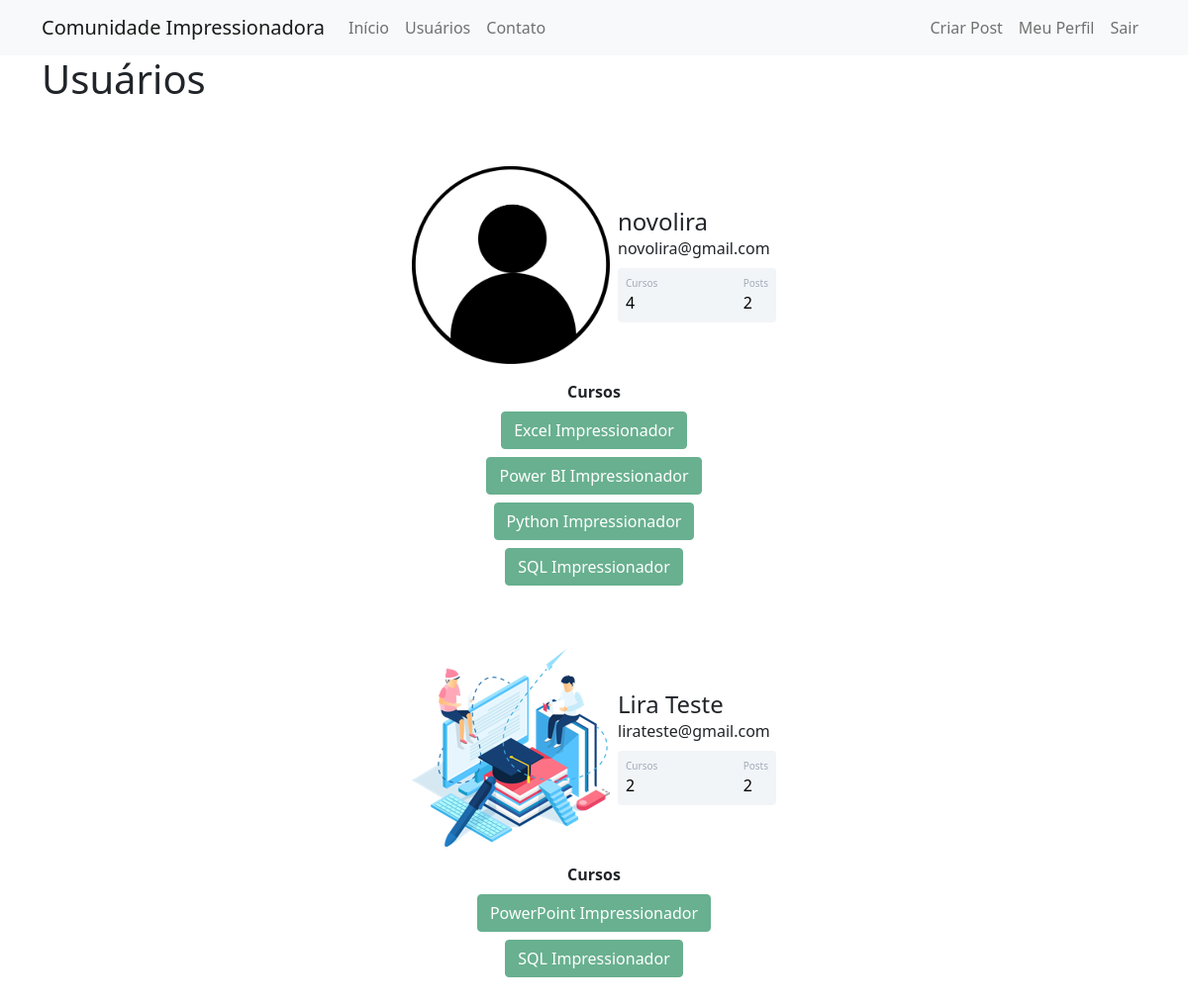
The app's page /usuarios (signed in) with its own data.
### comunidadeimpressionadora/models.py (models this page shows)
class Usuario(database.Model, UserMixin):  #.Model é uma herança do sqlalchemy
    id = database.Column(database.Integer, primary_key=True)
    username = database.Column(database.String, nullable=False)
    email = database.Column(database.String, nullable=False, unique=True)
    senha = database.Column(database.String, nullable=False)
    foto_perfil = database.Column(database.String, default='default.jpg')
    cursos = database.Column(database.String, nullable=False, default='Não Informado')
    posts = database.relationship('Post', backref='autor', lazy=True)  # criando a relação entre as tabelas Usuario e Post. backref é o nome que vai me permitir acessar quem criou o post
    def contar_posts(self):
        return len(self.posts)

### comunidadeimpressionadora/routes.py (the view)
@app.route('/usuarios')
@login_required  # só acessa a página se estiver logado
def usuarios():
    lista_usuarios = Usuario.query.all()
    return render_template('usuarios.html', lista_usuarios=lista_usuarios) # o parâmetro pode ter qualquer nome e vai ser usado dentro do template, mas por padrão é recomendado usar o mesmo nome da variável

### comunidadeimpressionadora/models.py (called while the page is built)
@login_manager.user_loader
def load_usuario(id_usuario):  # função para carregar um usuário cadastrado através do login_manager
    return Usuario.query.get(int(id_usuario))  # encontra o usuario através do id_usuario que é a chave primária

### comunidadeimpressionadora/templates/usuarios.html (shortened to what this page needs)
{% extends 'base.html' %}
{% block body %}
    <div class="container">
        <h1>Usuários</h1>
        {% for usuario in lista_usuarios %}
            <div class="container mt-5 d-flex justify-content-center">
                <div class="card p-3">
                    <div class="d-flex align-items-center">
                        <div class="image pe-2"> <img src="{{ url_for('static', filename='fotos_perfil/{}'.format(usuario.foto_perfil)) }}" class="rounded" width="200"> </div>
                        <div class="ml-3 w-100">
                            <h4 class="mb-0 mt-0">{{ usuario.username }}</h4> <span>{{ usuario.email }}</span>
                            <div class="p-2 mt-2 bg-primary d-flex justify-content-between rounded text-white stats">
                                {% if 'Não Informado' in usuario.cursos %}
                                    <div class="d-flex flex-column"> <span class="articles">Cursos</span> <span class="number1">0</span> </div>
                                {% else %}
                                    <div class="d-flex flex-column"> <span class="articles">Cursos</span> <span class="number1">{{ usuario.cursos.count(';') + 1 }}</span> </div>
                                {% endif %}
                                <div class="d-flex flex-column"> <span class="rating">Posts</span> <span class="number3">{{ usuario.contar_posts() }}</span> </div>
                            </div>
                        </div>
                    </div>
                </div>
            </div>
            <div class="row justify-content-center">
                <div class="col col-4" style="text-align: center">
                    <strong>Cursos</strong><br>
                    {% for curso in usuario.cursos.split(';') %}
                        <button type="button" class="btn btn-success mt-2" disabled>{{ curso }}</button>
                    {% endfor %}
                </div>
            </div>
        {% endfor %}
    </div>
{% endblock %}

### comunidadeimpressionadora/static/main.css (style rules this page uses)
.card { width: 400px; border: none; border-radius: 10px; background-color: #fff }
.stats { background: #f2f5f8 !important; color: #000 !important }
.articles { font-size: 10px; color: #a1aab9 }
.number1 { font-weight: 500 }
.rating { font-size: 10px; color: #a1aab9 }
.number3 { font-weight: 500 }

### records on screen
Usuario: foto_perfil (placeholder picture), username "novolira", email "novolira@gmail.com", cursos "4", contar_posts "2", curso "Excel Impressionador" "Power BI Impressionador" "Python Impressionador" "SQL Impressionador"
Usuario: foto_perfil (picture), username "Lira Teste", email "lirateste@gmail.com", cursos "2", contar_posts "2", curso "PowerPoint Impressionador" "SQL Impressionador"
